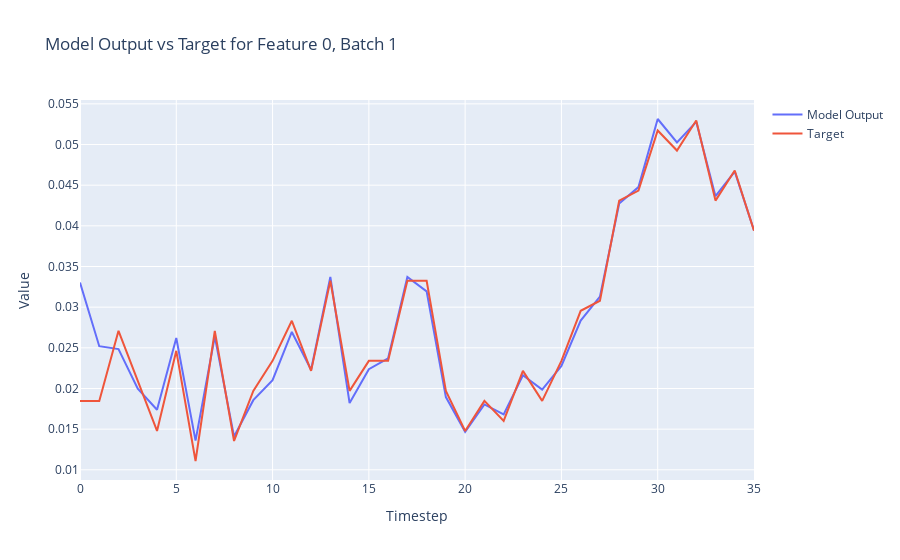

This figure's notebook cell:
### Markdown cell above
Let's do some basic comparisons between our modelled and observed.

### Code cell
import plotly.graph_objects as go

def plot_model_output_vs_target(model_outputs, targets, batch_index=0, feature_index=0):
    # Extract the specified feature for the given batch from both the model outputs and targets
    model_output_series = model_outputs[batch_index, :, feature_index].detach().numpy()
    target_series = targets[batch_index, :, feature_index].numpy()
    
    # Create a range for the x-axis (timesteps)
    timesteps = list(range(model_output_series.shape[0]))
    
    # Create traces
    model_trace = go.Scatter(x=timesteps, y=model_output_series, mode='lines', name='Model Output')
    target_trace = go.Scatter(x=timesteps, y=target_series, mode='lines', name='Target')
    
    # Create the figure and add traces
    fig = go.Figure()
    fig.add_trace(model_trace)
    fig.add_trace(target_trace)
    
    # Add title and labels
    fig.update_layout(title=f'Model Output vs Target for Feature {feature_index}, Batch {batch_index}',
                      xaxis_title='Timestep',
                      yaxis_title='Value')
    
    # Show the figure
    fig.show()

# Assuming `y` and `Y` are your model outputs and targets, respectively
# Adjust batch_index and feature_index as needed
plot_model_output_vs_target(outputs.to("cpu"), Y.to("cpu"), batch_index=1, feature_index=0)

### Figure 1 — Plotly figure (JSON) as saved in the notebook; plotly's stock layout.template omitted (floating-point values rounded to 4 significant figures)
{"data": [{"mode": "lines", "name": "Model Output", "type": "scatter", "x": [0, 1, 2, 3, 4, 5, 6, 7, 8, 9, 10, 11, 12, 13, 14, 15, 16, 17, 18, 19, 20, 21, 22, 23, 24, 25, 26, 27, 28, 29, 30, 31, 32, 33, 34, 35], "y": [0.03303, 0.0252, 0.02484, 0.01999, 0.01738, 0.02621, 0.01359, 0.02639, 0.01409, 0.01856, 0.02102, 0.02695, 0.02231, 0.03371, 0.01821, 0.02237, 0.02372, 0.0337, 0.03195, 0.01894, 0.01468, 0.01803, 0.01681, 0.02163, 0.01986, 0.02277, 0.02835, 0.0313, 0.04274, 0.04476, 0.05314, 0.05025, 0.05279, 0.04364, 0.04667, 0.03944]}, {"mode": "lines", "name": "Target", "type": "scatter", "x": [0, 1, 2, 3, 4, 5, 6, 7, 8, 9, 10, 11, 12, 13, 14, 15, 16, 17, 18, 19, 20, 21, 22, 23, 24, 25, 26, 27, 28, 29, 30, 31, 32, 33, 34, 35], "y": [0.01847, 0.01847, 0.02709, 0.02094, 0.01478, 0.02463, 0.01108, 0.02709, 0.01355, 0.0197, 0.0234, 0.02833, 0.02217, 0.03325, 0.0197, 0.0234, 0.0234, 0.03325, 0.03325, 0.0197, 0.01478, 0.01847, 0.01601, 0.02217, 0.01847, 0.0234, 0.02956, 0.03079, 0.0431, 0.04433, 0.05172, 0.04926, 0.05296, 0.0431, 0.0468, 0.03941]}], "layout": {"title": {"text": "Model Output vs Target for Feature 0, Batch 1"}, "xaxis": {"title": {"text": "Timestep"}}, "yaxis": {"title": {"text": "Value"}}}}
